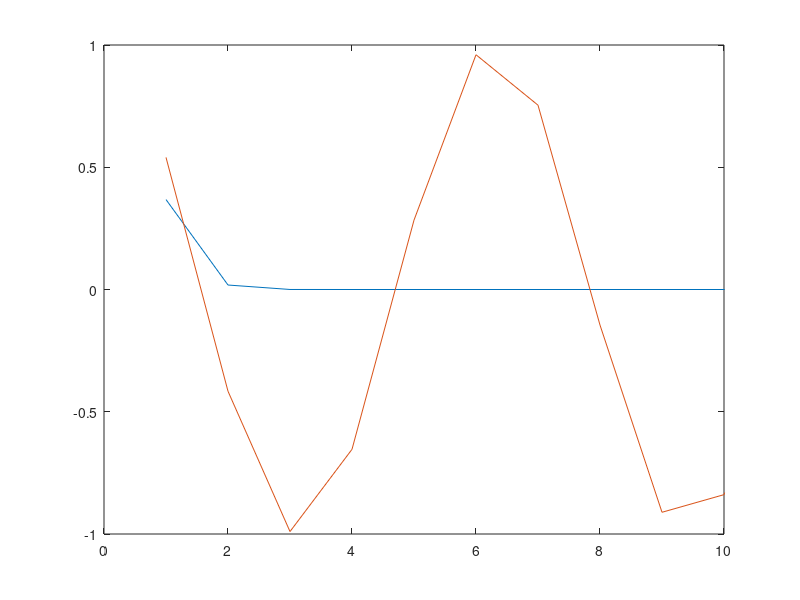

Recreate this plot in MATLAB.
% 기본 그래프 그리기

x = 1:100;
y = x.^2;
% plot(y) 

% 포뮬선 그래프 그리기

ezplot('x^2+x+1', [-2 2]) % (식, 데이터 범위)
title '포뮬선'
axis([-3 3 -1 5])

% axis([XMIN XMAX YMIN YMAX])

% 선형 함수

xx = [1 2 3 ]
yy = [4 5 6 ]

plot(xx, yy)

% 특수 함수

t = 0:0.005:1;
z = exp(10*t.*(t-1).*sin(12*pi*t))
plot(t,z)

%fplot 은 axis를 지정해줄 수 있다


y1 = exp(-x.^2);
y2 = cos(x);
plot(x, y1, x, y2)
axis([0 10 -1 1])


